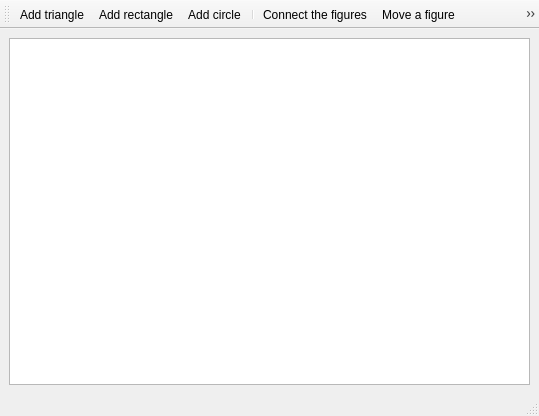
<?xml version="1.0" encoding="UTF-8"?>
<ui version="4.0">
 <class>MainWindow</class>
 <widget class="QMainWindow" name="MainWindow">
  <property name="geometry">
   <rect>
    <x>0</x>
    <y>0</y>
    <width>539</width>
    <height>416</height>
   </rect>
  </property>
  <property name="windowTitle">
   <string>MainWindow</string>
  </property>
  <widget class="QWidget" name="centralwidget">
   <layout class="QHBoxLayout" name="horizontalLayout">
    <item>
     <layout class="QGridLayout" name="gridLayout">
      <item row="0" column="0">
       <widget class="QGraphicsView" name="graphicsView"/>
      </item>
     </layout>
    </item>
   </layout>
  </widget>
  <widget class="QMenuBar" name="menubar">
   <property name="geometry">
    <rect>
     <x>0</x>
     <y>0</y>
     <width>539</width>
     <height>20</height>
    </rect>
   </property>
  </widget>
  <widget class="QStatusBar" name="statusbar"/>
  <widget class="QToolBar" name="toolBar">
   <property name="windowTitle">
    <string>toolBar</string>
   </property>
   <attribute name="toolBarArea">
    <enum>TopToolBarArea</enum>
   </attribute>
   <attribute name="toolBarBreak">
    <bool>false</bool>
   </attribute>
   <addaction name="actionAdd_triangle"/>
   <addaction name="actionAdd_rectangle"/>
   <addaction name="actionAdd_circle"/>
   <addaction name="separator"/>
   <addaction name="actionConnect_the_figures"/>
   <addaction name="actionMove_a_figure"/>
   <addaction name="actionDelete_a_figure"/>
   <addaction name="separator"/>
  </widget>
  <action name="actionAdd_triangle">
   <property name="icon">
    <iconset resource="icons.qrc">
     <normaloff>:/icons/triangle.png</normaloff>:/icons/triangle.png</iconset>
   </property>
   <property name="text">
    <string>Add triangle</string>
   </property>
   <property name="toolTip">
    <string>Add triangle</string>
   </property>
  </action>
  <action name="actionAdd_rectangle">
   <property name="icon">
    <iconset resource="icons.qrc">
     <normaloff>:/icons/square.png</normaloff>:/icons/square.png</iconset>
   </property>
   <property name="text">
    <string>Add rectangle</string>
   </property>
   <property name="toolTip">
    <string>Add rectangle</string>
   </property>
  </action>
  <action name="actionAdd_circle">
   <property name="icon">
    <iconset resource="icons.qrc">
     <normaloff>:/icons/circle.png</normaloff>:/icons/circle.png</iconset>
   </property>
   <property name="text">
    <string>Add circle</string>
   </property>
   <property name="toolTip">
    <string>Add circle</string>
   </property>
  </action>
  <action name="actionConnect_the_figures">
   <property name="icon">
    <iconset resource="icons.qrc">
     <normaloff>:/icons/diagonal_line.png</normaloff>:/icons/diagonal_line.png</iconset>
   </property>
   <property name="text">
    <string>Connect the figures</string>
   </property>
   <property name="toolTip">
    <string>Connect the figures</string>
   </property>
  </action>
  <action name="actionMove_a_figure">
   <property name="icon">
    <iconset resource="icons.qrc">
     <normaloff>:/icons/hand.png</normaloff>:/icons/hand.png</iconset>
   </property>
   <property name="text">
    <string>Move a figure</string>
   </property>
   <property name="toolTip">
    <string>Move a figure</string>
   </property>
  </action>
  <action name="actionDelete_a_figure">
   <property name="icon">
    <iconset resource="icons.qrc">
     <normaloff>:/icons/delete.png</normaloff>:/icons/delete.png</iconset>
   </property>
   <property name="text">
    <string>Delete a figure</string>
   </property>
   <property name="toolTip">
    <string>Delete a figure</string>
   </property>
  </action>
 </widget>
 <resources>
  <include location="icons.qrc"/>
 </resources>
 <connections/>
</ui>
